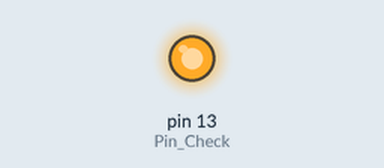
Simulated run of this sketch. Board: Arduino Uno, built with avr-gcc and run on an emulated ATmega328P. Parts: output pins drawn as LEDs (lit = HIGH).

Above: at 0.1 s.
Timing chart, 0 to 1.6 s (numbered marks = the images above):
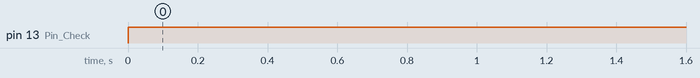

Measured:
- by itself, pin 13 (Pin_Check): LOW → HIGH at 0.00 s

The sketch:

CHECK_PIN.ino
```cpp
const int Pin_Check = 13;

void setup()
{
  // put your setup code here, to run once:
  pinMode(Pin_Check, OUTPUT);

}

void loop() {
  digitalWrite(Pin_Check, HIGH);
  // put your main code here, to run repeatedly:

}
```
